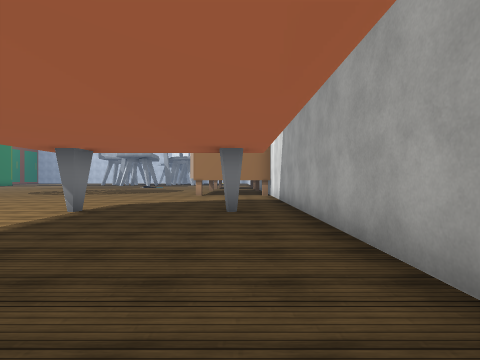
view 1 (above)

24 first-person views from a walk through a scene from a Unity 3-D project. The camera is 1.3 m above the floor, looks level and sees 80° across. The floor is counted in squares, 2 m on a side. Each view is taken from the middle of a square. On the plan, view 1 faces up. The plan holds only what a view shows up to about 9 squares ahead; the rest is blank. The place goes on beyond the plan. The player is left out. Some surface patterns are stand-ins.

view 2
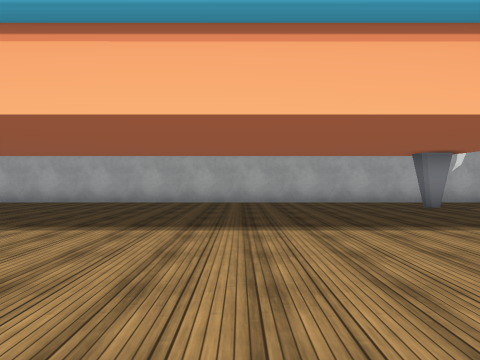

view 3
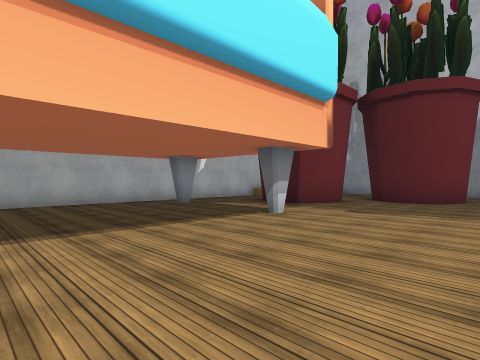

view 4
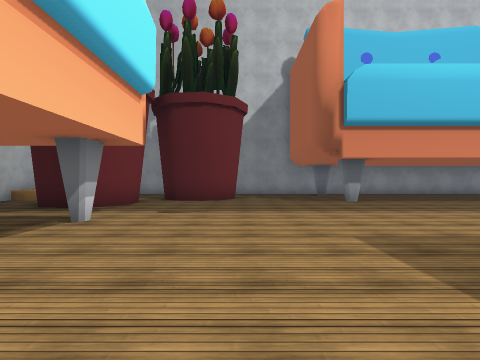

view 5
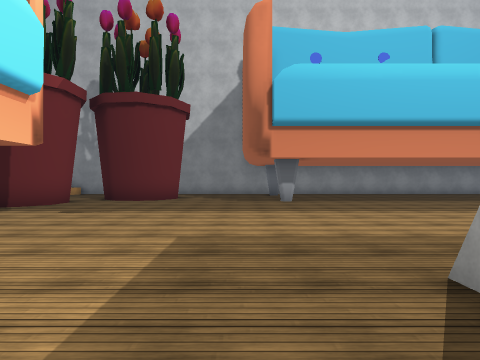

view 6
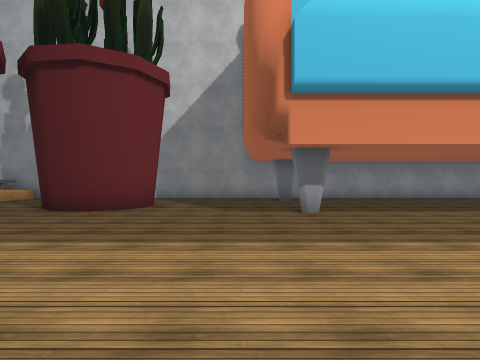

view 7
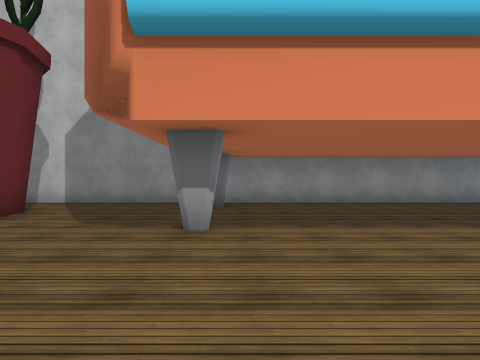

view 8
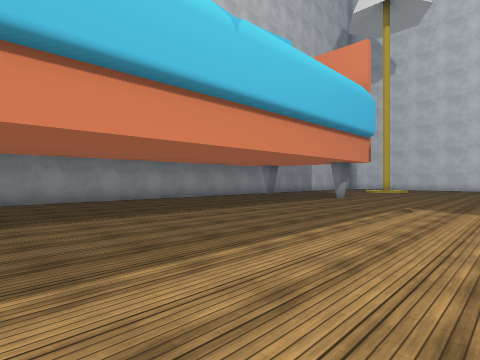

view 9
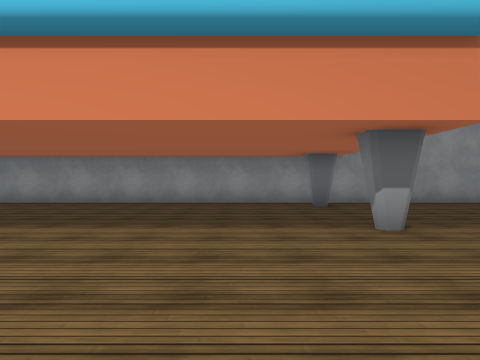

view 10
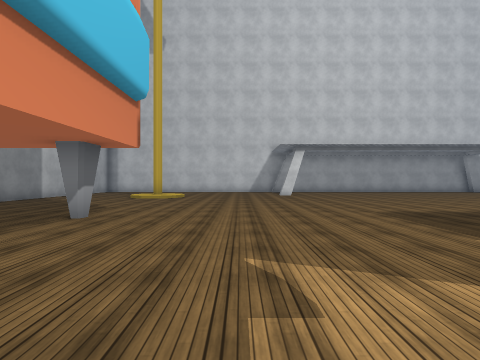

view 11
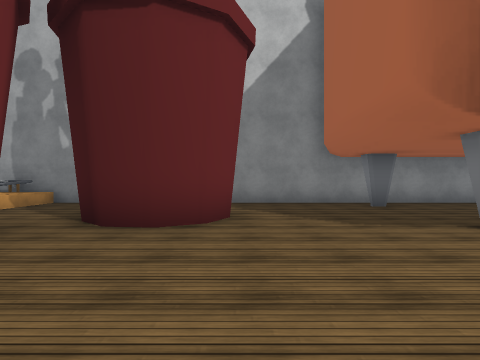

view 12
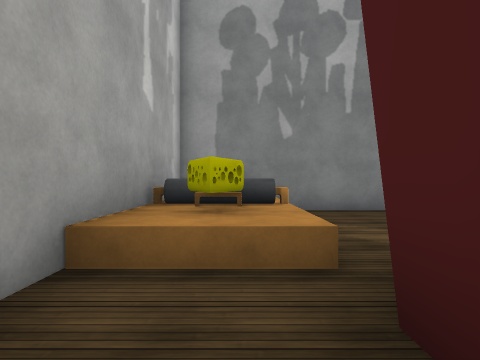

view 13
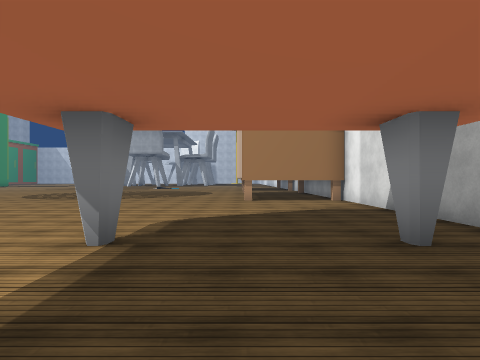

view 14
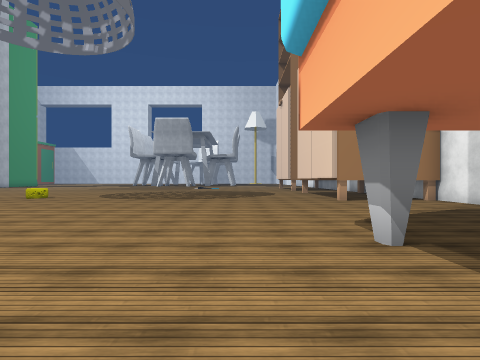

view 15
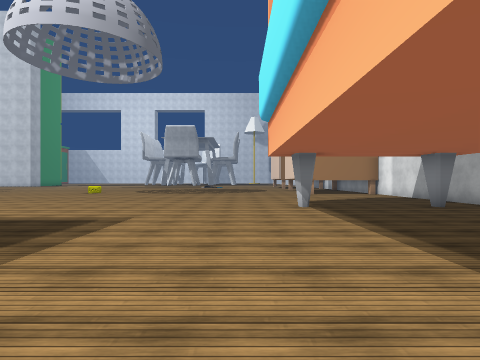

view 16
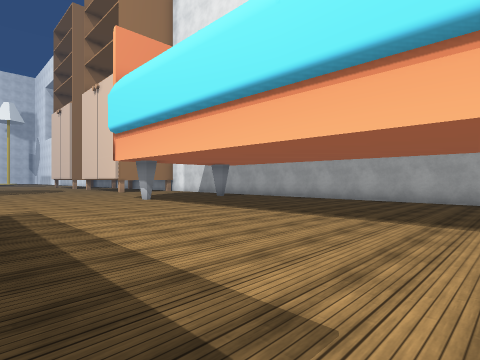

view 17
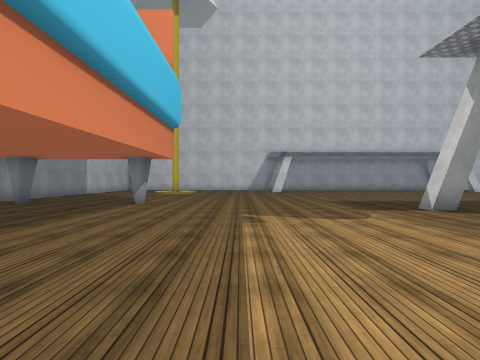

view 18
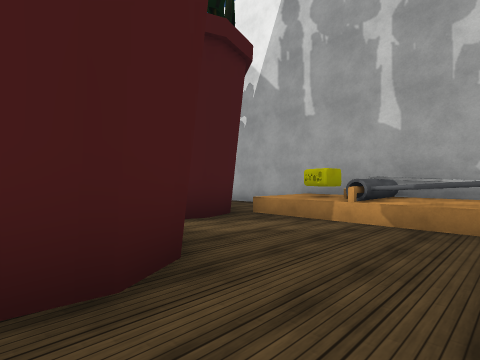

view 19
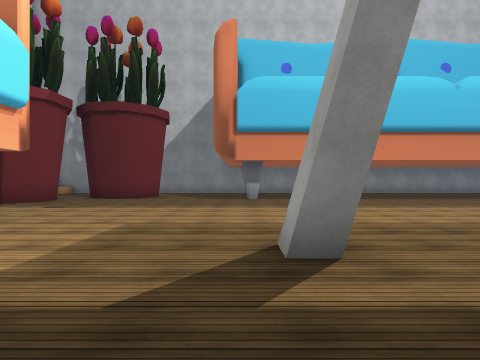

view 20
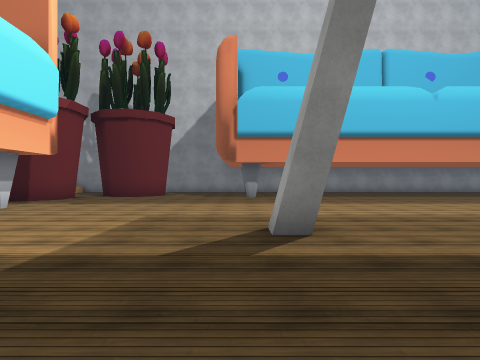

view 21
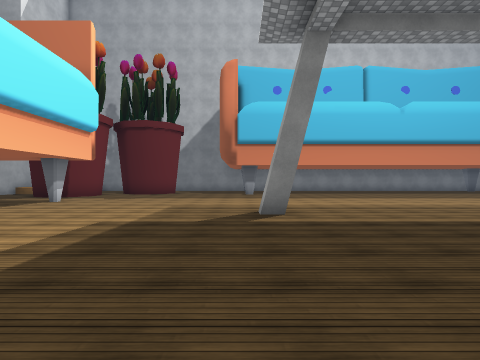

view 22
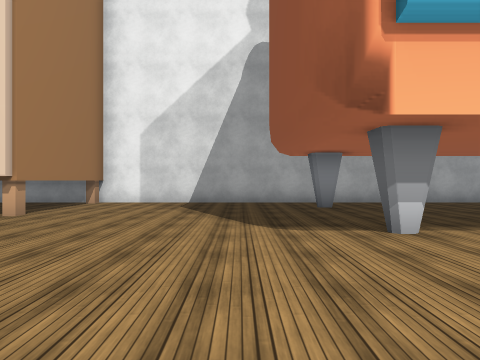

view 23
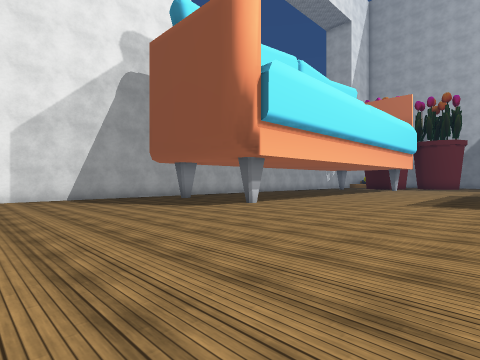

view 24
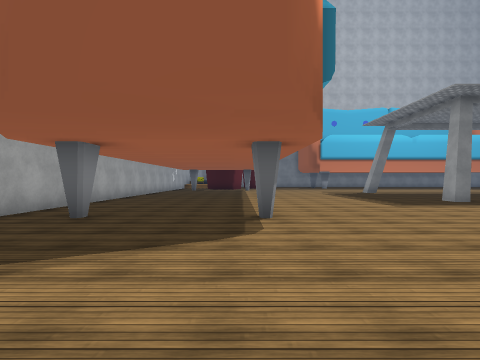

### Floor plan
Points are (right, up) in squares from view 1. A wall is a line through its corners. A room is listed if a view was taken in it or the views show most of it. See-through windows are left out.
Room 1 (views 1, 2, 3, 4, 5, 6, 7, 8, 9, 10, 11, 12, 13, 14, 15, 16, 17, 19, 20, 21, 22, 23, 24)
walls: (-10.1, -3.3) (-9.5, -3.3) (-9.5, -3.9); (-10.1, 2.3) (-9.5, 2.3) (-9.5, 2); (-20, -3.1) (-20, -3.7) (-20.5, -3.7); (-9.8, -10.6) (-9.1, -10.6); (-3.6, -6.9) (-3.6, -6.4); (-3.6, 5.8) (-3.6, 6.2); (-3.3, 6.3) (-3.3, 5.8); (-9.8, -13.9) (-9.1, -13.9); (-22.2, -10.6) (-21.8, -10.6); (-3.1, -10.4) (-3.1, -9.4) (-2.7, -8.9) (-1.9, -8.6) (-1, -8.9); (-5.7, -12.9) (-5.9, -12) (-5.6, -11.3) (-4.9, -10.9) (-4.1, -10.9); (-0.3, -6.9) (-0.3, -6.4); (-0.3, 5.8) (-0.3, 6.2); (-0.6, -9.6) (-0.6, -10.4); (-22.2, -13.9) (-21.8, -13.9); (1.3, -10.4) (1.3, 12.5); (1.4, 11.9) (-2.1, 11.9); (-26.5, -15.2) (-5.6, -15.2)
ways out: opening at (-4.5, -14.5) to room 2
Room 2 (view 18)
walls: (-3.6, -13) (-4.3, -13.4) (-4.9, -13.3); (-1.1, -10.9) (-1.8, -11.2) (-2.4, -11); (1.3, -15.1) (1.3, -14.4); (-4.1, -10.9) (-3.5, -11.5); (-5.6, -15.2) (0.9, -15.2)
ways out: opening at (-4.5, -14.5) to room 1
objects: other object (0, -15) to (1, -11)

Where each view was taken, in squares from view 1:
view 1: 0 up, 0 right, facing up
view 2: 2 down, 7 left, facing right
view 3: 2 down, 7 left, facing down-right
view 4: 2 down, 6 left, facing down
view 5: 2 down, 8 left, facing down
view 6: 5 down, 8 left, facing down
view 7: 7 down, 10 left, facing down
view 8: 6 down, 12 left, facing down-left
view 9: 7 down, 20 left, facing down
view 10: 8 down, 17 left, facing left
view 11: 7 down, 6 left, facing down
view 12: 9 down, 0 right, facing down
view 13: 3 up, 2 left, facing up
view 14: 3 up, 5 left, facing up
view 15: 1 down, 5 left, facing up
view 16: 3 down, 8 left, facing up-right
view 17: 8 down, 14 left, facing left
view 18: 15 down, 5 left, facing up-right
view 19: 1 down, 9 left, facing down
view 20: 0 up, 9 left, facing down
view 21: 2 up, 9 left, facing down
view 22: 8 up, 7 left, facing right
view 23: 12 up, 9 left, facing down-right
view 24: 11 up, 3 left, facing down
